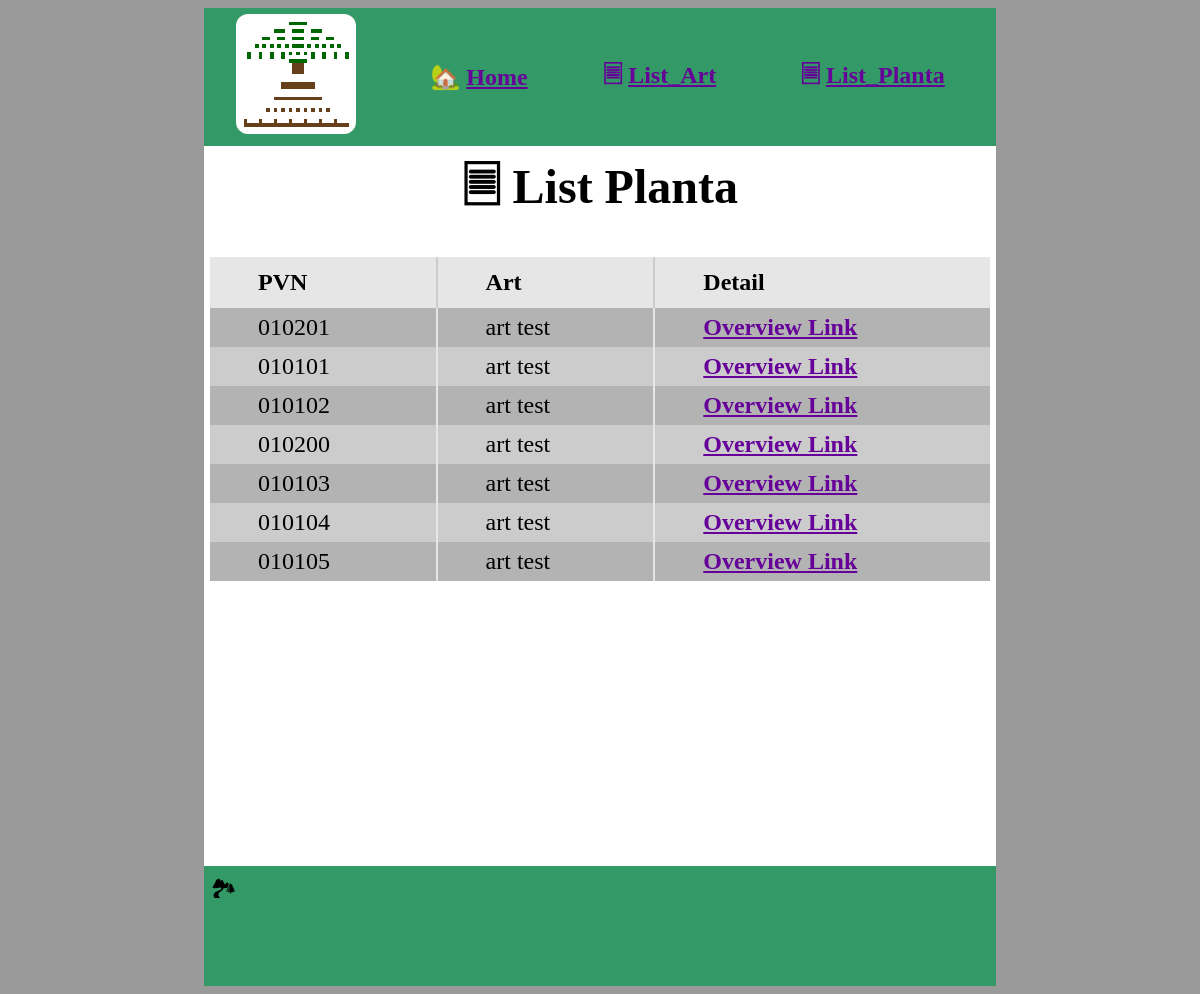
/list_planta/, run on the app's committed database.
### trees/models.py (models this page shows, shortened)
class planta(Model):
    generate = BooleanField(default=True)
    pvn = CharField(default=-1,max_length=6, editable=False) #TEMP?
    art = ForeignKey(art, on_delete=CASCADE) #pnv:1
    landskap = ForeignKey(landskap, on_delete=CASCADE,editable=False) #pvn:2
    diskriminator = IntegerField(default=-1, null=True, editable=False) #!!pvn:3
    ursprungskalla = ForeignKey(ursprungskalla, on_delete=CASCADE)
    odlingsmaterial = ForeignKey(odlingsmaterial, on_delete=CASCADE)
    ursprungsplanta = ForeignKey("self", on_delete=CASCADE, blank=True, null=True)
    insamlingsdatum = DateField()
    insamlingsperson = ForeignKey(insamlingsperson, on_delete=CASCADE, blank=True, null=True)
    info = CharField(max_length=500, blank=True)
    rotade = CharField(max_length=255, blank=True, null=True) #!!TBR?
    sticklingar = CharField(max_length=255, blank=True, null=True) #!!TBR?
    planterad = BooleanField(blank=True, null=True)
    antal_plockade = IntegerField(blank=True, null=True) #!!TBR

class art(Model):
    namn = CharField(max_length=255)
    latin = CharField(max_length=255)
    info = TextField(blank=True)

### trees/views.py (the view)
# urls.py: path('list_planta/', views.list_planta, name='list_planta'),
def list_planta(request):
  filter_pvn = request.GET.get('query')
  list_planta = list_planta_objects(filter_pvn)
  return view(request, 'list.html', {'list_planta': list_planta,})

### trees/views.py (called while the page is built)
def view(request, template_, context_):
  template = loader.get_template(template_)
  context=context_
  return HttpResponse(template.render(context, request))

def list_planta_objects(filter_pvn = None):
  list_planta = None
  if (filter_pvn):
    list_planta = planta.objects.filter(pvn__icontains=filter_pvn)
  else:
    list_planta = planta.objects.all()
  return list_planta

### trees/templates/list.html (shortened to what this page needs)
{% extends "main.html" %}
{% block content %}
    {% if list_planta %}
        {% include 'list_planta.html' %}
    {% endif %}
{% endblock %}

### trees/templates/list_planta.html (shortened to what this page needs)
<h1>&#128463; List Planta</h1>
    <div>
        <table cellspacing="0" class="margin_auto">
            <thead>
                <tr>
                    <td>
                        PVN
                    </td>
                    <td>
                        Art
                    </td>
                    <td>
                        Detail
                    </td>
                </tr>
            </thead>
            <tbody>
                {% for planta in list_planta %}
                    <tr>
                        <td>
                            {{ planta.pvn }}
                        </td>
                        <td>
                            {{ planta.art.namn }}
                        </td>
                        <td>
                            <a href="{% url 'list_planta' %}{{ planta.id }}"><span class="uscr">Overview Link</span></a>
                        </td>
                    </tr>
                {% endfor %}
            </tbody>
        </table>
    </div>

### trees/static/css/main.css (style rules this page uses)
body { background-color: #999999; overflow: hidden; overflow-y: scroll; font-size: 48px; }
h1 { text-align: center; margin: auto; }
a { font-weight: 600; color: #609; text-decoration: none; }
table { background-color: #000; }
thead tr { background-color: #e6e6e6 !important; }
thead td { padding: 0.5em 2em; font-weight: bold; border-right: 0.1em solid #cccccc; }
tr { background-color: #b3b3b3; }
tr:nth-child(even) { background-color: #cccccc; }
td { border-right: 0.1em solid #e6e6e6; padding: 0.25em 0.25em; }
td:last-child { border-right: none; }
.margin_auto { margin: auto; }
.uscr { text-decoration: underline; }
@media screen and (min-width: 981px) { body { font-size: 24px; } }
@media screen and (min-width: 981px) { td { padding: 0.25em 2em; } }

### trees/static/css/content.css (style rules this page uses)
#center_content div { overflow: scroll; }

### trees/static/css/detail.css (style rules this page uses)
#center table { margin-top: 1em; margin-bottom: 2em; width: 100%; }

### data on the page
planta: pvn "010201", art.namn "art test"
planta: pvn "010101", art.namn "art test"
planta: pvn "010102", art.namn "art test"
planta: pvn "010200", art.namn "art test"
planta: pvn "010103", art.namn "art test"
planta: pvn "010104", art.namn "art test"
planta: pvn "010105", art.namn "art test"
